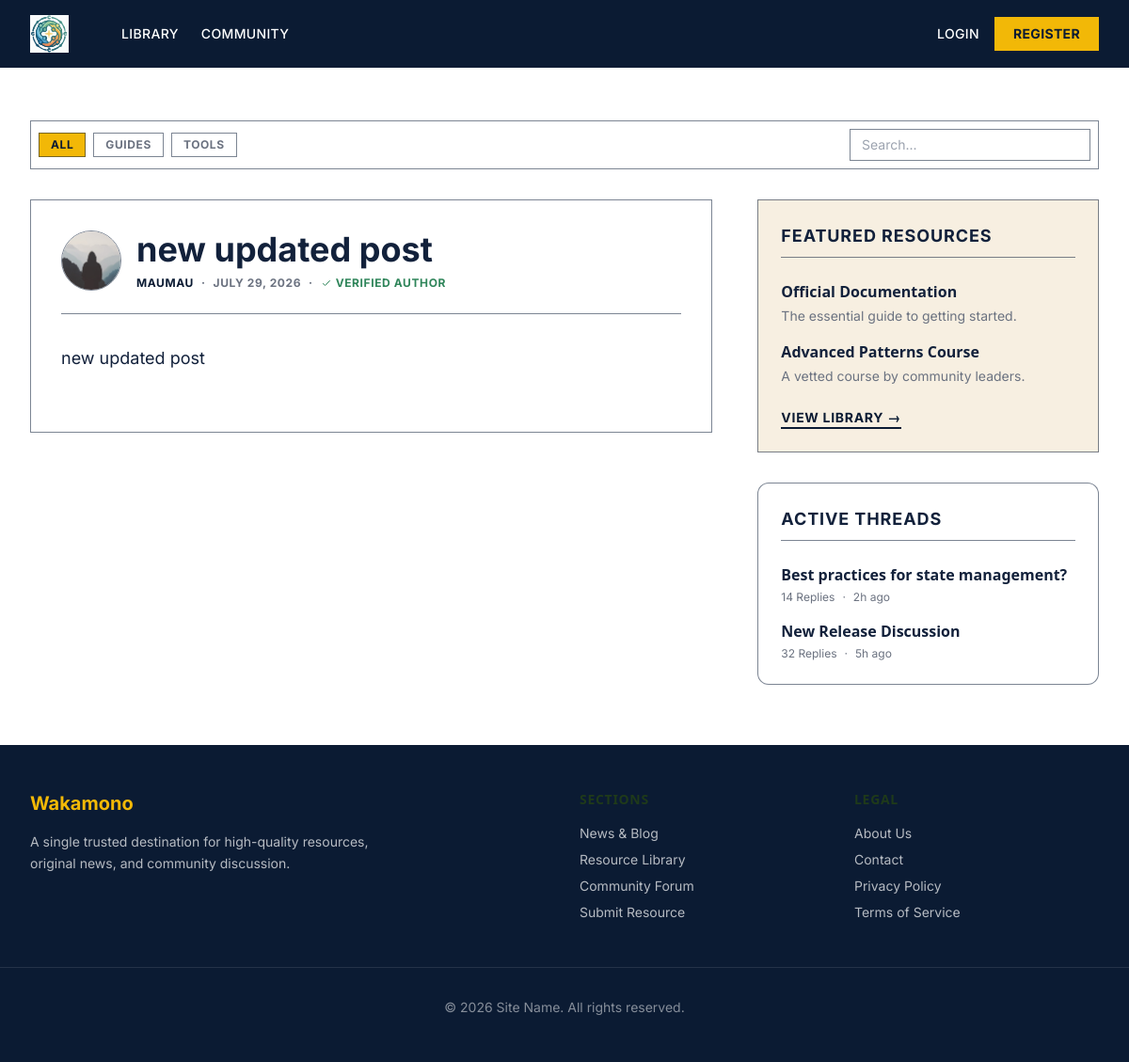
/posts/1, run on the app's committed database.
### models.py (models this page shows, shortened)
class Post(Base):
    __tablename__="posts"
    id: Mapped[int]=mapped_column(Integer, primary_key=True,index=True)
    title: Mapped[str]=mapped_column(String(50), nullable=False)
    content: Mapped[str]=mapped_column(Text, nullable=False)
    user_id: Mapped[int]=mapped_column(ForeignKey("users.id"), nullable=False, index=True)
    date_posted: Mapped[datetime] = mapped_column(
            DateTime(timezone=True),
            default=lambda: datetime.now(UTC)
        )
    author: Mapped[User] = relationship(back_populates="posts")

class User(Base):
    __tablename__="users"
    id: Mapped[int]= mapped_column(Integer, primary_key=True, index=True)
    username: Mapped[str]= mapped_column(String(50), unique= True, nullable= False)
    email: Mapped[str]= mapped_column(String(120), unique= True, nullable= False)
    image_file: Mapped[str| None]= mapped_column(
        String(120), nullable=True, default=None
    )
    password_hash: Mapped[str]= mapped_column(String(200), nullable=False)
    posts: Mapped[list[Post]]= relationship(back_populates="author", cascade="all, delete-orphan")

### main.py (the view)
@app.get("/posts/{post_id}", include_in_schema=False)
async def post_page(request: Request, post_id: int, db: Annotated[AsyncSession, Depends(get_db)]):
    result =await db.execute(select(models.Post).options(selectinload(models.Post.author)).where(models.Post.id == post_id))
    post = result.scalars().first()
    if post:
        title = post.title[:50]
        return templates.TemplateResponse(
            request,
            "post.html",
            {"post": post, "title": title},
        )
    raise HTTPException(status_code=status.HTTP_404_NOT_FOUND, detail="Post not found")

### templates/post.html (shortened to what this page needs)
{% extends "base.html" %}
{% block content %}
<article class="bg-white border border-brand rounded-none p-6 md:p-8 mb-8">
  <div class="flex items-center gap-4 mb-8 border-b border-brand pb-6">
    <img class="rounded-full shrink-0 border border-brand object-cover" src="{{post.author.image_path }}"
      alt="{{ post.author.username }}'s profile picture" width="64" height="64" loading="lazy">
    <div class="grow">
      <h1 class="text-3xl md:text-4xl font-bold font-heading text-ink leading-tight mb-2">{{ post.title }}</h1>
      <div class="flex items-center space-x-2 text-xs font-bold uppercase tracking-wider text-muted-grey">
        <a class="hover:text-gold transition-colors text-navy" href="#">{{ post.author.username }}</a>
        <span>&middot;</span>
        <span>{{ post.date_posted.strftime('%B %d, %Y') }}</span>
        <span>&middot;</span>
        <span class="text-success-green flex items-center gap-1">
          <svg class="w-3 h-3" fill="none" stroke="currentColor" viewBox="0 0 24 24">
            <path stroke-linecap="round" stroke-linejoin="round" stroke-width="2" d="M5 13l4 4L19 7"></path>
          </svg>
          Verified Author
        </span>
      </div>
    </div>
  </div>
  <div class="prose max-w-none">
    <p class="text-ink leading-relaxed text-lg mb-8">{{ post.content }}</p>
  </div>
</article>
{% endblock content %}

### static/css/main.css (style rules this page uses)
:root { --font-heading: "Montserrat", system-ui, -apple-system, BlinkMacSystemFont, sans-serif; --font-body: "Nunito", system-ui, -apple-system, BlinkMacSystemFont, sans-serif; --color-bg-body: #ffffff; --color-bg-content: #ffffff; --color-text-primary: #2b2b2b; --color-text-heading: #1f3a1a; --color-steel: #468432; --color-light-green: #9AD872; --color-warm: #FFEF91; --color-accent: #FFA02E; --color-nav-link: #9AD872; --color-nav-link-hover: #ffffff; --color-link-hover: #FFA02E; --color-border: #e6f0dd; --color-border-light: #f0f6ed; --spacing-xl: 5rem; --article-img-size: 4rem; --account-img-size: 7.813rem; }
body { font-family: var(--font-body); background: var(--color-bg-body); color: var(--color-text-primary); }
h1, h2, h3, h4, h5, h6 { font-family: var(--font-heading); color: var(--color-text-heading); }
a { text-decoration: none; color: var(--color-steel); }

### data on the page
Post: title "new updated post", date_posted "JULY 29, 2026", content "new updated post"
User: author.username "MAUMAU"
